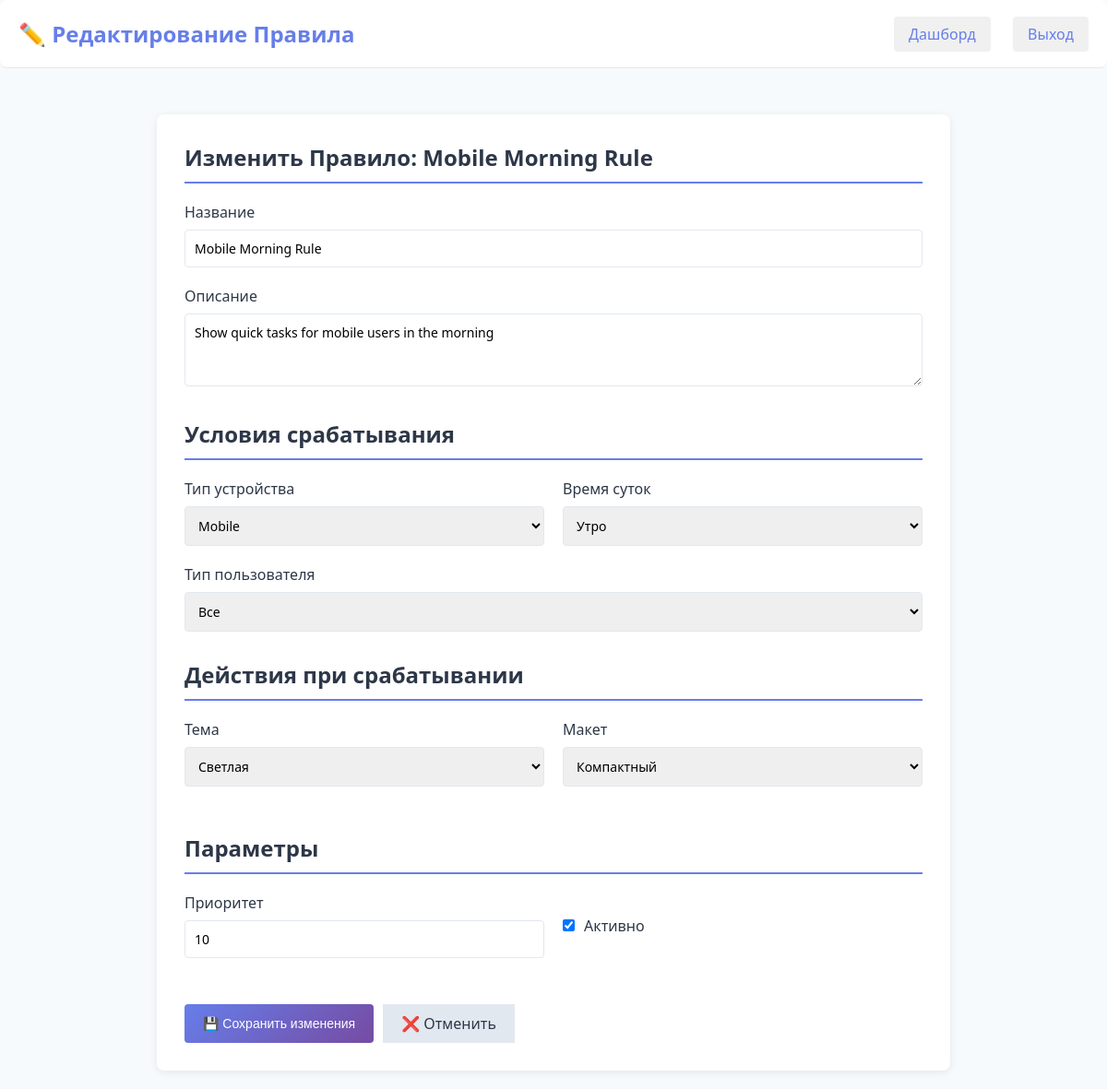
The app's page /rules/1/edit (signed in) with its own data.
### tables this page shows
CREATE TABLE adaptation_rules (
                id INTEGER PRIMARY KEY AUTOINCREMENT,
                name TEXT NOT NULL,
                description TEXT,
                conditions JSON NOT NULL,
                actions JSON NOT NULL,
                priority INTEGER NOT NULL,
                enabled BOOLEAN DEFAULT 1,
                created_at TIMESTAMP DEFAULT CURRENT_TIMESTAMP,
                updated_at TIMESTAMP DEFAULT CURRENT_TIMESTAMP
            );

### app.py (the view, shortened to what this page needs)
@app.route('/rules/<int:rule_id>/edit', methods=['GET', 'POST'])
@login_required
def edit_rule(rule_id):
    rule = get_rule_by_id(rule_id)
    if not rule:
        return redirect(url_for('rules'))
    if isinstance(rule.get('conditions'), str):
        rule['conditions'] = json.loads(rule['conditions'])
    if isinstance(rule.get('actions'), str):
        rule['actions'] = json.loads(rule['actions'])
    return render_template('edit_rule.html', rule=rule)

### app.py (called while the page is built)
def get_db_connection():
    conn = sqlite3.connect(DB_PATH)
    conn.row_factory = sqlite3.Row
    return conn

def get_rule_by_id(rule_id):
    conn = get_db_connection()
    cursor = conn.cursor()
    cursor.execute('SELECT * FROM adaptation_rules WHERE id=?', (rule_id,))
    rule = cursor.fetchone()
    conn.close()
    return dict(rule) if rule else None

def login_required(f):
    @wraps(f)
    def decorated_function(*args, **kwargs):
        if 'user_id' not in session:
            return redirect(url_for('login'))
        return f(*args, **kwargs)
    return decorated_function

### templates/edit_rule.html (shortened to what this page needs)
<!DOCTYPE html>
<html lang="ru">
<head>
</head>
<body>
    <header>
        <h1>✏️ Редактирование Правила</h1>
        <div class="user-menu">
            <a href="/dashboard">Дашборд</a>
            <a href="/logout">Выход</a>
        </div>
    </header>
    <div class="container">
        <form method="POST" class="edit-form">
            <h2>Изменить Правило: {{ rule.name }}</h2>
            <div class="form-group">
                <label>Название</label>
                <input type="text" name="name" value="{{ rule.name }}" required>
            </div>
            <div class="form-group">
                <label>Описание</label>
                <textarea name="description" rows="3">{{ rule.description or '' }}</textarea>
            </div>
            <h2 style="margin-top: 30px;">Условия срабатывания</h2>
            <div class="form-row">
                <div class="form-group">
                    <label>Тип устройства</label>
                    <select name="device_type">
                        <option value="mobile" {% if rule.conditions.get('device_type') == 'mobile' %}selected{% endif %}>Mobile</option>
                    </select>
                </div>
                <div class="form-group">
                    <label>Время суток</label>
                    <select name="time_of_day">
                        <option value="morning" {% if rule.conditions.get('time_of_day') == 'morning' %}selected{% endif %}>Утро</option>
                    </select>
                </div>
            </div>
            <div class="form-group">
                <label>Тип пользователя</label>
                <select name="user_type">
                    <option value="">Все</option>
                </select>
            </div>
            <h2 style="margin-top: 30px;">Действия при срабатывании</h2>
            <div class="form-row">
                <div class="form-group">
                    <label>Тема</label>
                    <select name="theme">
                        <option value="light" {% if rule.actions.get('theme') == 'light' %}selected{% endif %}>Светлая</option>
                    </select>
                </div>
                <div class="form-group">
                    <label>Макет</label>
                    <select name="layout">
                        <option value="compact" {% if rule.actions.get('layout') == 'compact' %}selected{% endif %}>Компактный</option>
                    </select>
                </div>
            </div>
            <h2 style="margin-top: 30px;">Параметры</h2>
            <div class="form-row">
                <div class="form-group">
                    <label>Приоритет</label>
                    <input type="number" name="priority" value="{{ rule.priority }}" min="1" max="100" required>
                </div>
                <div class="form-group checkbox-group">
                    <input type="checkbox" name="enabled" id="enabled" {% if rule.enabled %}checked{% endif %}>
                    <label for="enabled" style="margin: 0;">Активно</label>
                </div>
            </div>
            <div class="button-group">
                <button type="submit" class="btn-save">💾 Сохранить изменения</button>
                <a href="/rules" class="btn-cancel" style="padding: 10px 20px; text-decoration: none; display: inline-block;">❌ Отменить</a>
            </div>
        </form>
    </div>
</body>
</html>

### templates/edit_rule.html (style rules this page uses)
* { margin: 0; padding: 0; box-sizing: border-box; }
body { font-family: 'Segoe UI', Tahoma, Geneva, Verdana, sans-serif; background: #f7fafc; color: #2d3748; }
.container { max-width: 900px; margin: 0 auto; padding: 20px; }
header { background: white; padding: 20px; border-bottom: 1px solid #e2e8f0; margin-bottom: 30px; border-radius: 8px; display: flex; justify-content: space-between; align-items: center; }
header h1 { color: #667eea; font-size: 24px; }
.user-menu a { color: #667eea; text-decoration: none; margin-left: 20px; padding: 8px 16px; background: #f0f0f0; border-radius: 4px; }
.edit-form { background: white; padding: 30px; border-radius: 8px; box-shadow: 0 2px 8px rgba(0,0,0,0.08); }
.form-group { margin-bottom: 20px; }
label { display: block; margin-bottom: 8px; font-weight: 500; color: #2d3748; }
input[type="text"], input[type="number"], select, textarea { width: 100%; padding: 10px; border: 1px solid #e2e8f0; border-radius: 4px; font-size: 14px; font-family: inherit; }
.form-row { display: grid; grid-template-columns: 1fr 1fr; gap: 20px; }
.checkbox-group { display: flex; align-items: center; gap: 10px; }
.checkbox-group input { width: auto; }
.button-group { display: flex; gap: 10px; margin-top: 30px; }
button { padding: 10px 20px; border: none; border-radius: 4px; font-size: 14px; cursor: pointer; transition: all 0.3s; font-weight: 500; }
.btn-save { background: linear-gradient(135deg, #667eea 0%, #764ba2 100%); color: white; }
.btn-cancel { background: #e2e8f0; color: #2d3748; }
h2 { margin-bottom: 20px; color: #2d3748; border-bottom: 2px solid #667eea; padding-bottom: 10px; }

### records on screen
adaptation_rules: name "Mobile Morning Rule", description "Show quick tasks for mobile users in the morning", priority "10", enabled "☑"
